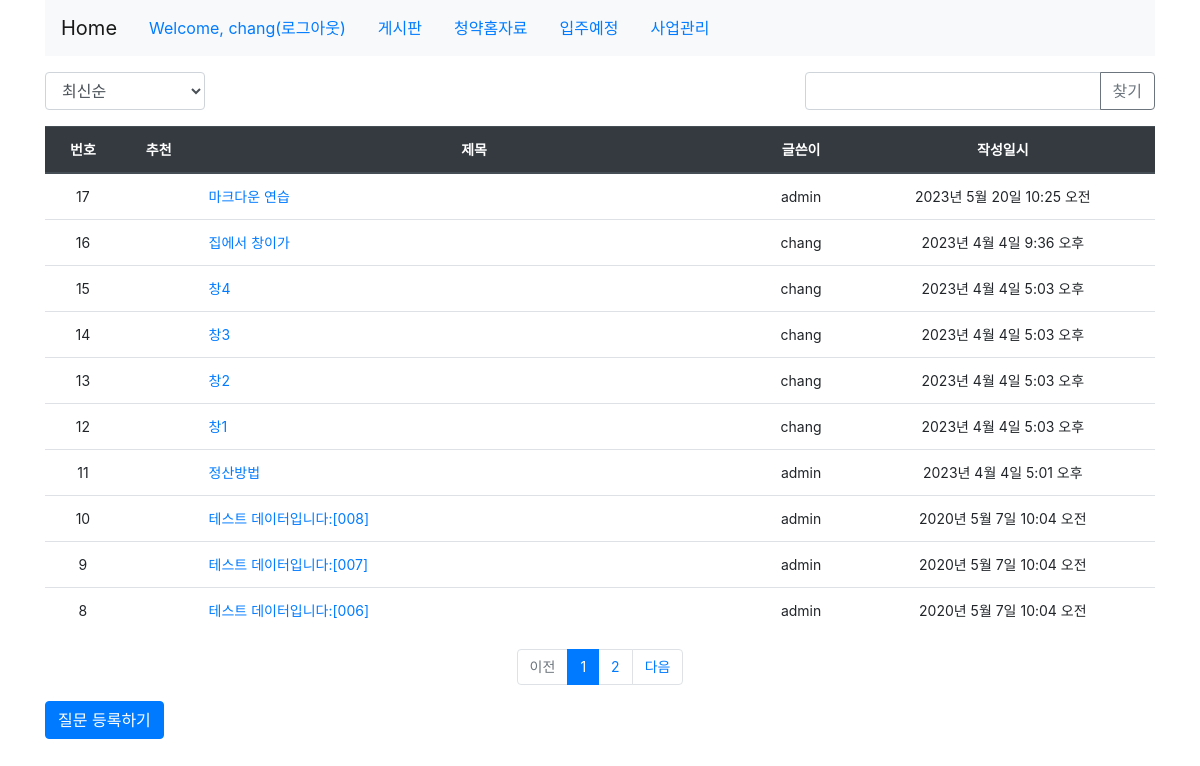
Page /pybo/ (signed in) on the committed database.
### pybo/models.py (models this page shows, shortened)
class Question(models.Model):
    author = models.ForeignKey(User, on_delete=models.CASCADE, related_name='author_question')
    subject = models.CharField(max_length=200)
    content = models.TextField()
    create_date = models.DateTimeField()
    modify_date = models.DateTimeField(null=True, blank=True)
    voter = models.ManyToManyField(User, related_name='voter_question')

### pybo/views/base_views.py (the view, shortened to what this page needs)
# urls.py: path('', base_views.index, name='index'),  # '/' 에 해당되는 path
def index(request):
    page = request.GET.get('page', '1')  # 페이지
    kw = request.GET.get('kw', '')  # 검색어
    so = request.GET.get('so', 'recent')  # 정렬기준
    if so == 'recommend':
        question_list = Question.objects.annotate(num_voter=Count('voter')).order_by('-num_voter', '-create_date')
    elif so == 'popular':
        question_list = Question.objects.annotate(num_answer=Count('answer')).order_by('-num_answer', '-create_date')
    else:  # recent
        question_list = Question.objects.order_by('-create_date')
    paginator = Paginator(question_list, 10)  # 페이지당 10개씩 보여주기
    page_obj = paginator.get_page(page)
    context = {'question_list': page_obj, 'page': page, 'kw': kw, 'so': so}  # <------ so 추가
    return render(request, 'pybo/question_list.html', context)

### pybo/templatetags/pybo_filter.py (called while the page is built)
@register.filter
def sub(value, arg):
    return value - arg

### templates/pybo/question_list.html (shortened to what this page needs)
{% extends 'base.html' %}
{% load pybo_filter %}
{% block content %}
<div class="container my-3" style="font-size:14px;">
    <div class="row justify-content-between my-3">
        <div class="col-2">
            <select class="form-control so">
                <option value="recent" {% if so == 'recent' %}selected{% endif %}>최신순</option>
            </select>
        </div>
        <div class="col-4 input-group">
            <input type="text" class="form-control kw" value="{{ kw|default_if_none:'' }}">
            <div class="input-group-append">
                <button class="btn btn-outline-secondary" type="button" id="btn_search">찾기</button>
            </div>
        </div>
    </div>
    <table class="table">
        <thead>
        <tr class="text-center thead-dark">
            <th>번호</th>
            <th>추천</th>
            <th style="width:50%">제목</th>
            <th>글쓴이</th>
            <th>작성일시</th>
        </tr>
        </thead>
        <tbody>
        {% if question_list %}
        {% for question in question_list %}
        <tr class="text-center">
            <td>
                {{ question_list.paginator.count|sub:question_list.start_index|sub:forloop.counter0|add:1 }}
            </td>
            <td>
            </td>
            <td class="text-left">
                <a href="{% url 'pybo:detail' question.id %}">{{ question.subject }}</a>
            </td>
            <td>{{ question.author.username }}</td>
            <td>{{ question.create_date }}</td>
        </tr>
        {% endfor %}
        {% else %}
        <tr>
            <td colspan="3">질문이 없습니다.</td>
        </tr>
        {% endif %}
        </tbody>
    </table>
    <ul class="pagination justify-content-center">
        {% if question_list.has_previous %}
        <li class="page-item">
            <a class="page-link" data-page="{{ question_list.previous_page_number }}" href="#">이전</a>
        </li>
        {% else %}
        <li class="page-item disabled">
            <a class="page-link" tabindex="-1" aria-disabled="true" href="#">이전</a>
        </li>
        {% endif %}
        {% for page_number in question_list.paginator.page_range %}
        {% if page_number >= question_list.number|add:-5 and page_number <= question_list.number|add:5 %}
            {% if page_number == question_list.number %}
            <li class="page-item active" aria-current="page">
                <a class="page-link" data-page="{{ page_number }}" href="#">{{ page_number }}</a>
            </li>
            {% else %}
            <li class="page-item">
                <a class="page-link" data-page="{{ page_number }}" href="#">{{ page_number }}</a>
            </li>
            {% endif %}
        {% endif %}
        {% endfor %}
        {% if question_list.has_next %}
        <li class="page-item">
            <a class="page-link" data-page="{{ question_list.next_page_number }}" href="#">다음</a>
        </li>
        {% else %}
        <li class="page-item disabled">
            <a class="page-link" tabindex="-1" aria-disabled="true" href="#">다음</a>
        </li>
        {% endif %}
    </ul>
    <a href="{% url 'pybo:question_create' %}" class="btn btn-primary">질문 등록하기</a>
</div>
{% endblock %}

### templates/navbar.html
<header class="header clearfix">
    <div class="container">
        <nav class="navbar navbar-expand-lg navbar-light bg-light">
            <a class="navbar-brand" href="{% url 'pybo:index' %}">Home</a>
            <ul class="nav">
                {% if user.is_authenticated %}
                <li class="nav-item"><a href="{% url 'common:logout' %}" class="nav-link">Welcome, {{user.get_username}}(로그아웃)</a></li>
                <li class="nav-item"><a href="/" class="active nav-link ">게시판</a></li>
                <li class="nav-item"><a href="{% url 'ahome:apply_base' %}" class="nav-link">청약홈자료</a></li>
                <li class="nav-item"><a href="{% url 'ahome:ibju_list' %}" class="nav-link">입주예정</a></li>
                <li class="nav-item"><a href="{% url 'ahome:pj_list' %}" class="nav-link">사업관리</a></li>
                {% else %}
                <li class="nav-item"><a href="{% url 'common:login' %}" class="nav-link">로그인</a></li>
                <li class="nav-item"><a href="{% url 'common:signup' %}" class="nav-link">회원가입</a></li>
                {% endif %}
            </ul>
        </nav>
    </div>
</header>

### rows in the picture
Question: paginator.count|sub "17", subject "마크다운 연습", author.username "admin", create_date "2023년 5월 20일 10:25 오전"
Question: paginator.count|sub "16", subject "집에서 창이가", author.username "chang", create_date "2023년 4월 4일 9:36 오후"
Question: paginator.count|sub "15", subject "창4", author.username "chang", create_date "2023년 4월 4일 5:03 오후"
Question: paginator.count|sub "14", subject "창3", author.username "chang", create_date "2023년 4월 4일 5:03 오후"
Question: paginator.count|sub "13", subject "창2", author.username "chang", create_date "2023년 4월 4일 5:03 오후"
Question: paginator.count|sub "12", subject "창1", author.username "chang", create_date "2023년 4월 4일 5:03 오후"
Question: paginator.count|sub "11", subject "정산방법", author.username "admin", create_date "2023년 4월 4일 5:01 오후"
Question: paginator.count|sub "10", subject "테스트 데이터입니다:[008]", author.username "admin", create_date "2020년 5월 7일 10:04 오전"
Question: paginator.count|sub "9", subject "테스트 데이터입니다:[007]", author.username "admin", create_date "2020년 5월 7일 10:04 오전"
Question: paginator.count|sub "8", subject "테스트 데이터입니다:[006]", author.username "admin", create_date "2020년 5월 7일 10:04 오전"

### other values in the picture
{{ user.get_username }} "chang"
{{ page_number }} "1"
{{ page_number }} "2"
